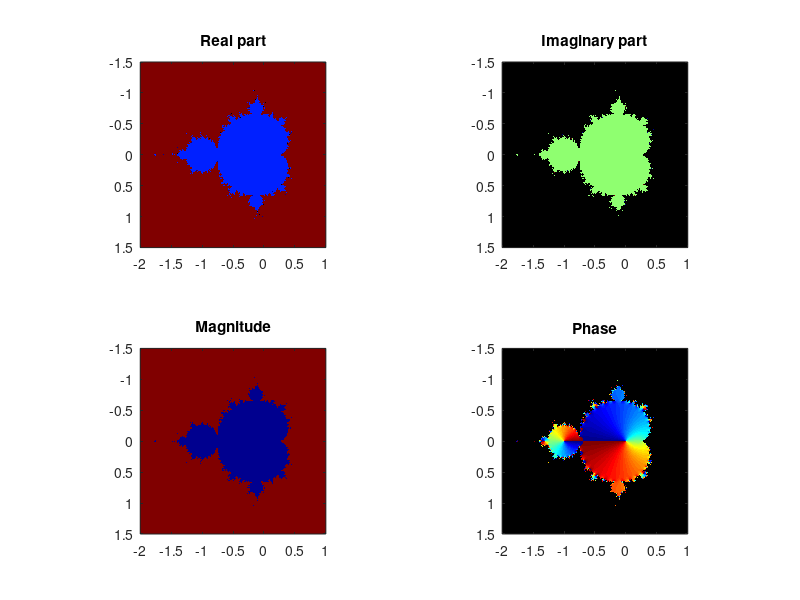

MATLAB code to generate this figure:
%%
%     Curso do canal ExataMenteS
%     Aula 85 - COnjunto de Mandelbrot
%     Se inscreva no canal e nos ajude a crescer <3
%     https://www.youtube.com/channel/UCZyFebN0_gF2yy5fhVhlXtA
%     Professor: Joao Pinheiro
%     Copyright https://github.com/joaomh
%%
% Mandelbrot
n = 1000; 
k =   40; % number of iterations

% Define the real and img vectors
realVec = linspace(-2,1,n);
imgVec  = linspace(-1.5,1.5,n);

% Matrices
[X,Y] = meshgrid(realVec,imgVec);
 C    = complex(X,Y); 
[Z,M] = deal( zeros(n) ); 


% Show the M matrix
figure(1), clf
colormap jet
axis off,
imgh = imagesc(realVec,imgVec,M);
xlabel('Real'), ylabel('Imag')
axis square
set(gca,'clim',[0 k])


% Loop
for i = 1:k
    
    % Compute quadratic map
    Z = Z.^2 + C;
    
    % Find elements exceeding |Z|>2 at this iteration
    % and set those elements in M to be the iteration
    M( abs(Z)>2 & M==0 ) = i;

    % Update image
     set(imgh,'Cdata',M)
     pause(.1)
end

%% Plot
figure(1), clf
colormap jet
subplot(221), imagesc(realVec,imgVec,real(Z))
axis square, title('Real part')
subplot(222), imagesc(realVec,imgVec,imag(Z))
axis square, title('Imaginary part')
subplot(223), imagesc(realVec,imgVec,abs(Z))
axis square, title('Magnitude')
subplot(224), imagesc(realVec,imgVec,angle(Z))
axis square, title('Phase')

